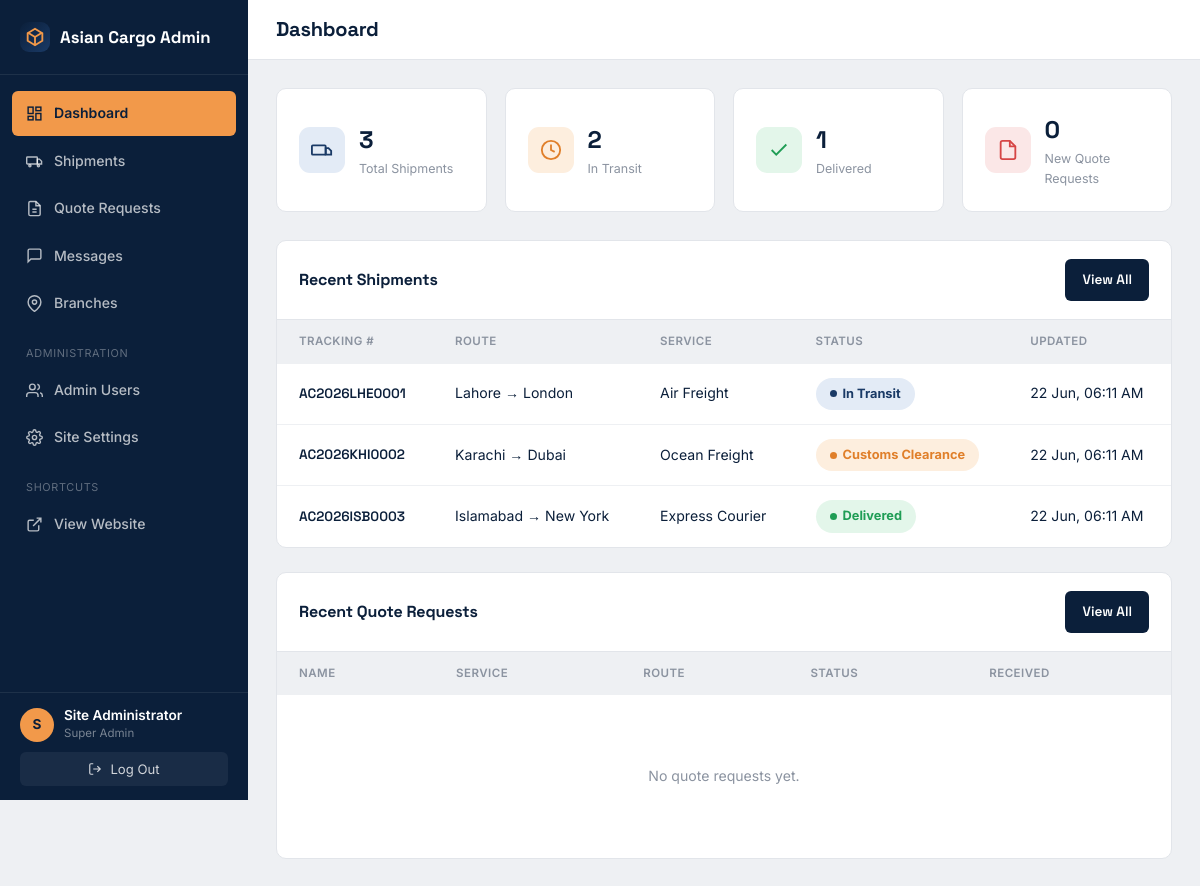
/admin/ (signed in), run on the app's committed database.
### tables this page shows
CREATE TABLE IF NOT EXISTS shipments (
    id INT AUTO_INCREMENT PRIMARY KEY,
    tracking_number VARCHAR(30) NOT NULL UNIQUE,

     
    sender_name VARCHAR(150) NOT NULL,
    sender_phone VARCHAR(30) NOT NULL,
    sender_address VARCHAR(255) NULL,
    origin_city VARCHAR(100) NOT NULL,
    origin_country VARCHAR(100) NOT NULL DEFAULT 'Pakistan',

     
    receiver_name VARCHAR(150) NOT NULL,
    receiver_phone VARCHAR(30) NOT NULL,
    receiver_address VARCHAR(255) NULL,
    destination_city VARCHAR(100) NOT NULL,
    destination_country VARCHAR(100) NOT NULL,

     
    service_type ENUM('air_freight', 'ocean_freight', 'express_courier', 'road_freight') NOT NULL DEFAULT 'air_freight',
    package_description VARCHAR(255) NULL,
    weight_kg DECIMAL(10,2) NULL,
    pieces INT NOT NULL DEFAULT 1,

     
    status ENUM(
        'booked',
        'picked_up',
        'in_transit',
        'arrived_hub',
        'customs_clearance',
        'out_for_delivery',
        'delivered',
        'delayed',
        'exception'
    ) NOT NULL DEFAULT 'booked',

    estimated_delivery DATE NULL,
    created_by INT NULL,
    created_at DATETIME NOT NULL DEFAULT CURRENT_TIMESTAMP,
    updated_at DATETIME NOT NULL DEFAULT CURRENT_TIMESTAMP ON UPDATE CURRENT_TIMESTAMP,

    FOREIGN KEY (created_by) REFERENCES admins(id) ON DELETE SET NULL,
    INDEX idx_tracking (tracking_number),
    INDEX idx_status (status)
);

### config/database.php (called while the page is built, shortened)
<?php
function getDB(): PDO
{
    static $pdo = null;
    if ($pdo === null) {
        try {
            $pdo = new PDO(
                'mysql:host=' . DB_HOST . ';dbname=' . DB_NAME . ';charset=utf8mb4',
                DB_USER,
                DB_PASS,
                [
                    PDO::ATTR_ERRMODE            => PDO::ERRMODE_EXCEPTION,
                    PDO::ATTR_DEFAULT_FETCH_MODE => PDO::FETCH_ASSOC,
                    PDO::ATTR_EMULATE_PREPARES   => false,
                ]
            );
        } catch (PDOException $e) {
            die('Database connection failed. Please check config/database.php — ' . $e->getMessage());
        }
    }
    return $pdo;
}

### admin/includes/auth.php (called while the page is built, shortened)
<?php
function currentAdmin(): array
{
    static $admin = null;
    if ($admin === null) {
        $stmt = getDB()->prepare('SELECT id, full_name, username, email, role FROM admins WHERE id = ?');
        $stmt->execute([$_SESSION['admin_id']]);
        $admin = $stmt->fetch();
    }
    return $admin;
}

### config/helpers.php (called while the page is built, shortened)
<?php
require_once __DIR__ . '/database.php';
function e(?string $value): string
{
    return htmlspecialchars($value ?? '', ENT_QUOTES, 'UTF-8');
}
function statusInfo(string $status): array
{
    $map = [
        'booked'             => ['label' => 'Booked',              'class' => 'status-booked'],
        'picked_up'          => ['label' => 'Picked Up',           'class' => 'status-transit'],
        'in_transit'         => ['label' => 'In Transit',          'class' => 'status-transit'],
        'arrived_hub'        => ['label' => 'Arrived at Hub',      'class' => 'status-transit'],
        'customs_clearance'  => ['label' => 'Customs Clearance',   'class' => 'status-warning'],
        'out_for_delivery'   => ['label' => 'Out for Delivery',    'class' => 'status-transit'],
        'delivered'          => ['label' => 'Delivered',           'class' => 'status-success'],
        'delayed'            => ['label' => 'Delayed',             'class' => 'status-warning'],
        'exception'          => ['label' => 'Exception',           'class' => 'status-danger'],
    ];
    return $map[$status] ?? ['label' => ucfirst($status), 'class' => 'status-booked'];
}
function serviceLabel(string $service): string
{
    $map = [
        'air_freight'     => 'Air Freight',
        'ocean_freight'   => 'Ocean Freight',
        'express_courier' => 'Express Courier',
        'road_freight'    => 'Road Freight',
    ];
    return $map[$service] ?? ucfirst(str_replace('_', ' ', $service));
}
function formatDate(?string $datetime, string $format = 'd M Y, h:i A'): string
{
    return date($format, strtotime($datetime));
}

### admin/index.php (the view, shortened to what this page needs)
<?php
require_once __DIR__ . '/includes/auth.php';
$pageTitle = 'Dashboard';
$activeNav = 'dashboard';
$db = getDB();
$totalShipments = $db->query('SELECT COUNT(*) c FROM shipments')->fetch()['c'];
$inTransit = $db->query("SELECT COUNT(*) c FROM shipments WHERE status IN ('picked_up','in_transit','arrived_hub','customs_clearance','out_for_delivery')")->fetch()['c'];
$delivered = $db->query("SELECT COUNT(*) c FROM shipments WHERE status = 'delivered'")->fetch()['c'];
$newQuotes = $db->query("SELECT COUNT(*) c FROM quote_requests WHERE status = 'new'")->fetch()['c'];
$recentShipments = $db->query('SELECT * FROM shipments ORDER BY created_at DESC LIMIT 6')->fetchAll();
$recentQuotes = $db->query('SELECT * FROM quote_requests ORDER BY created_at DESC LIMIT 5')->fetchAll();
include __DIR__ . '/includes/layout_header.php';
?>
<div class="kpi-grid">
  <div class="kpi-card">
    <div class="kpi-icon" style="background:#E3EBF6; color:var(--navy-700);">
      <svg viewBox="0 0 24 24" fill="none" stroke="currentColor" stroke-width="2"><rect x="1" y="7" width="15" height="10" rx="1"/><path d="M16 10h3l3 3v4h-6z"/></svg>
    </div>
    <div>
      <div class="kpi-num"><?= number_format($totalShipments) ?></div>
      <div class="kpi-label">Total Shipments</div>
    </div>
  </div>
  <div class="kpi-card">
    <div class="kpi-icon" style="background:var(--amber-100); color:var(--amber-600);">
      <svg viewBox="0 0 24 24" fill="none" stroke="currentColor" stroke-width="2"><circle cx="12" cy="12" r="10"/><path d="M12 6v6l4 2"/></svg>
    </div>
    <div>
      <div class="kpi-num"><?= number_format($inTransit) ?></div>
      <div class="kpi-label">In Transit</div>
    </div>
  </div>
  <div class="kpi-card">
    <div class="kpi-icon" style="background:var(--green-100); color:var(--green-600);">
      <svg viewBox="0 0 24 24" fill="none" stroke="currentColor" stroke-width="2"><path d="M20 6 9 17l-5-5"/></svg>
    </div>
    <div>
      <div class="kpi-num"><?= number_format($delivered) ?></div>
      <div class="kpi-label">Delivered</div>
    </div>
  </div>
  <div class="kpi-card">
    <div class="kpi-icon" style="background:var(--red-100); color:var(--red-600);">
      <svg viewBox="0 0 24 24" fill="none" stroke="currentColor" stroke-width="2"><path d="M14 2H6a2 2 0 0 0-2 2v16a2 2 0 0 0 2 2h12a2 2 0 0 0 2-2V8z"/><path d="M14 2v6h6"/></svg>
    </div>
    <div>
      <div class="kpi-num"><?= number_format($newQuotes) ?></div>
      <div class="kpi-label">New Quote Requests</div>
    </div>
  </div>
</div>
<div class="admin-card" style="margin-bottom:24px;">
  <div class="admin-card-head">
    <h3>Recent Shipments</h3>
    <a href="/admin/shipments.php" class="btn btn-sm btn-navy">View All</a>
  </div>
  <div class="admin-table-wrap">
    <table class="admin-table">
      <thead>
        <tr><th>Tracking #</th><th>Route</th><th>Service</th><th>Status</th><th>Updated</th></tr>
      </thead>
      <tbody>
        <?php foreach ($recentShipments as $s): $info = statusInfo($s['status']); ?>
        <tr onclick="window.location='/admin/shipment_view.php?id=<?= $s['id'] ?>'" style="cursor:pointer;">
          <td class="mono"><?= e($s['tracking_number']) ?></td>
          <td><?= e($s['origin_city']) ?> &rarr; <?= e($s['destination_city']) ?></td>
          <td><?= e(serviceLabel($s['service_type'])) ?></td>
          <td><span class="status-pill <?= e($info['class']) ?>"><?= e($info['label']) ?></span></td>
          <td><?= e(formatDate($s['updated_at'], 'd M, h:i A')) ?></td>
        </tr>
        <?php endforeach; ?>
      </tbody>
    </table>
  </div>
</div>
<div class="admin-card">
  <div class="admin-card-head">
    <h3>Recent Quote Requests</h3>
    <a href="/admin/quotes.php" class="btn btn-sm btn-navy">View All</a>
  </div>
  <div class="admin-table-wrap">
    <table class="admin-table">
      <thead>
        <tr><th>Name</th><th>Service</th><th>Route</th><th>Status</th><th>Received</th></tr>
      </thead>
      <tbody>
        <?php if (empty($recentQuotes)): ?>
          <tr><td colspan="5"><div class="empty-state">No quote requests yet.</div></td></tr>
        <?php endif; ?>
      </tbody>
    </table>
  </div>
</div>
<?php include __DIR__ . '/includes/layout_footer.php'; ?>

### admin/includes/layout_header.php (shortened to what this page needs)
<?php
$admin = currentAdmin();
$activeNav = $activeNav ?? '';
?>
<!DOCTYPE html>
<html lang="en">
<head>
<link rel="stylesheet" href="/css/style.css">
<link rel="stylesheet" href="/css/admin.css">
</head>
<body class="admin-body">
<div class="admin-shell">
  <aside class="admin-sidebar" id="adminSidebar">
    <div class="admin-logo">
      <span class="logo-mark" style="width:30px;height:30px;">
        <svg viewBox="0 0 24 24" fill="none" stroke="#F2994A" stroke-width="2"><path d="M20 8l-8-5-8 5v8l8 5 8-5V8z"/><path d="M12 12l8-5M12 12v9M12 12L4 7"/></svg>
      </span>
      Asian Cargo Admin
    </div>
    <nav class="admin-nav">
      <a href="/admin/" class="<?= $activeNav === 'dashboard' ? 'active' : '' ?>">
        <svg viewBox="0 0 24 24" fill="none" stroke="currentColor" stroke-width="2"><rect x="3" y="3" width="7" height="9"/><rect x="14" y="3" width="7" height="5"/><rect x="14" y="12" width="7" height="9"/><rect x="3" y="16" width="7" height="5"/></svg>
        Dashboard
      </a>
      <a href="/admin/shipments.php" class="<?= $activeNav === 'shipments' ? 'active' : '' ?>">
        <svg viewBox="0 0 24 24" fill="none" stroke="currentColor" stroke-width="2"><rect x="1" y="7" width="15" height="10" rx="1"/><path d="M16 10h3l3 3v4h-6z"/><circle cx="5.5" cy="19.5" r="1.5"/><circle cx="17.5" cy="19.5" r="1.5"/></svg>
        Shipments
      </a>
      <a href="/admin/quotes.php" class="<?= $activeNav === 'quotes' ? 'active' : '' ?>">
        <svg viewBox="0 0 24 24" fill="none" stroke="currentColor" stroke-width="2"><path d="M14 2H6a2 2 0 0 0-2 2v16a2 2 0 0 0 2 2h12a2 2 0 0 0 2-2V8z"/><path d="M14 2v6h6M9 13h6M9 17h6"/></svg>
        Quote Requests
      </a>
      <a href="/admin/messages.php" class="<?= $activeNav === 'messages' ? 'active' : '' ?>">
        <svg viewBox="0 0 24 24" fill="none" stroke="currentColor" stroke-width="2"><path d="M21 15a2 2 0 0 1-2 2H7l-4 4V5a2 2 0 0 1 2-2h14a2 2 0 0 1 2 2z"/></svg>
        Messages
      </a>
      <a href="/admin/branches.php" class="<?= $activeNav === 'branches' ? 'active' : '' ?>">
        <svg viewBox="0 0 24 24" fill="none" stroke="currentColor" stroke-width="2"><path d="M21 10c0 7-9 13-9 13s-9-6-9-13a9 9 0 0 1 18 0z"/><circle cx="12" cy="10" r="3"/></svg>
        Branches
      </a>
      <?php if ($admin['role'] === 'super_admin'): ?>
      <div class="nav-section-label">Administration</div>
      <a href="/admin/admins.php" class="<?= $activeNav === 'admins' ? 'active' : '' ?>">
        <svg viewBox="0 0 24 24" fill="none" stroke="currentColor" stroke-width="2"><path d="M17 21v-2a4 4 0 0 0-4-4H5a4 4 0 0 0-4 4v2"/><circle cx="9" cy="7" r="4"/><path d="M23 21v-2a4 4 0 0 0-3-3.87M16 3.13a4 4 0 0 1 0 7.75"/></svg>
        Admin Users
      </a>
      <a href="/admin/settings.php" class="<?= $activeNav === 'settings' ? 'active' : '' ?>">
        Site Settings
      </a>
      <?php endif; ?>
      <div class="nav-section-label">Shortcuts</div>
      <a href="/" target="_blank">
        <svg viewBox="0 0 24 24" fill="none" stroke="currentColor" stroke-width="2"><path d="M18 13v6a2 2 0 0 1-2 2H5a2 2 0 0 1-2-2V8a2 2 0 0 1 2-2h6"/><path d="M15 3h6v6M10 14 21 3"/></svg>
        View Website
      </a>
    </nav>
    <div class="admin-sidebar-footer">
      <div class="admin-user">
        <div class="admin-avatar"><?= e(strtoupper(substr($admin['full_name'], 0, 1))) ?></div>
        <div>
          <div class="name"><?= e($admin['full_name']) ?></div>
          <div class="role"><?= e(str_replace('_', ' ', $admin['role'])) ?></div>
        </div>
      </div>
      <form action="/admin/logout.php" method="post">
        <button type="submit" class="admin-logout">
          <svg width="14" height="14" viewBox="0 0 24 24" fill="none" stroke="currentColor" stroke-width="2"><path d="M9 21H5a2 2 0 0 1-2-2V5a2 2 0 0 1 2-2h4"/><path d="M16 17l5-5-5-5M21 12H9"/></svg>
          Log Out
        </button>
      </form>
    </div>
  </aside>
  <main class="admin-main">
    <div class="admin-topbar">
      <div style="display:flex; align-items:center; gap:14px;">
        <h1><?= e($pageTitle ?? 'Dashboard') ?></h1>
      </div>
    </div>
    <div class="admin-content">

### public/css/style.css (style rules this page uses)
:root { --navy-900: #0B1F3A; --navy-800: #122A4D; --navy-700: #1A3A66; --amber-500: #F2994A; --amber-600: #E07F2A; --cream-50: #F7F5F0; --white: #FFFFFF; --slate-600: #5B6470; --slate-400: #8B93A0; --slate-200: #E2E5EA; --slate-100: #EEF0F3; --green-600: #1F9D55; --green-100: #E3F6EA; --red-600: #D64545; --red-100: #FBE7E7; --amber-100: #FDEEDE; --font-display: 'Space Grotesk', 'Segoe UI', sans-serif; --font-body: 'Inter', 'Segoe UI', sans-serif; --container-w: 1200px; --radius-sm: 6px; --radius-md: 10px; --radius-lg: 18px; --shadow-sm: 0 1px 3px rgba(11, 31, 58, 0.08); --shadow-md: 0 8px 24px rgba(11, 31, 58, 0.10); --shadow-lg: 0 20px 50px rgba(11, 31, 58, 0.16); }
*, *::before, *::after { box-sizing: border-box; }
html { scroll-behavior: smooth; }
body { margin: 0; font-family: var(--font-body); color: var(--navy-900); background: var(--cream-50); line-height: 1.6; -webkit-font-smoothing: antialiased; }
a { color: inherit; text-decoration: none; }
button { font-family: inherit; cursor: pointer; }
h1, h2, h3, h4 { font-family: var(--font-display); font-weight: 700; line-height: 1.15; margin: 0 0 0.5em; letter-spacing: -0.01em; }
.btn { display: inline-flex; align-items: center; justify-content: center; gap: 8px; padding: 14px 28px; border-radius: var(--radius-sm); font-family: var(--font-display); font-weight: 600; font-size: 0.95rem; border: 1.5px solid transparent; transition: transform 0.15s ease, box-shadow 0.15s ease, background-color 0.15s ease, color 0.15s ease; white-space: nowrap; }
.btn-navy { background: var(--navy-900); color: var(--white); }
.btn-sm { padding: 9px 16px; font-size: 0.85rem; }
.logo-mark { width: 40px; height: 40px; border-radius: 9px; background: linear-gradient(135deg, var(--navy-900), var(--navy-700)); display: flex; align-items: center; justify-content: center; flex-shrink: 0; }
.logo-mark svg { width: 22px; height: 22px; }
.status-pill { padding: 6px 14px; border-radius: 999px; font-size: 0.8rem; font-weight: 700; display: inline-flex; align-items: center; gap: 6px; }
.status-pill::before { content: ''; width: 7px; height: 7px; border-radius: 50%; background: currentColor; }
.status-transit { background: #E3EBF6; color: var(--navy-700); }
.status-success { background: var(--green-100); color: var(--green-600); }
.status-warning { background: var(--amber-100); color: var(--amber-600); }

### data on the page
shipments: tracking_number "AC2026LHE0001", origin_city "Lahore", destination_city "London", service_type "Air Freight", status "In Transit", updated_at "22 Jun, 06:11 AM"
shipments: tracking_number "AC2026KHI0002", origin_city "Karachi", destination_city "Dubai", service_type "Ocean Freight", status "Customs Clearance", updated_at "22 Jun, 06:11 AM"
shipments: tracking_number "AC2026ISB0003", origin_city "Islamabad", destination_city "New York", service_type "Express Courier", status "Delivered", updated_at "22 Jun, 06:11 AM"

### other printed values
substr($admin['full_name'], 0, 1) "S"
$admin['full_name'] "Site Administrator"
str_replace('_', ' ', $admin['role']) "Super Admin"
$pageTitle "Dashboard"
$totalShipments "3"
$inTransit "2"
$delivered "1"
$newQuotes "0"
